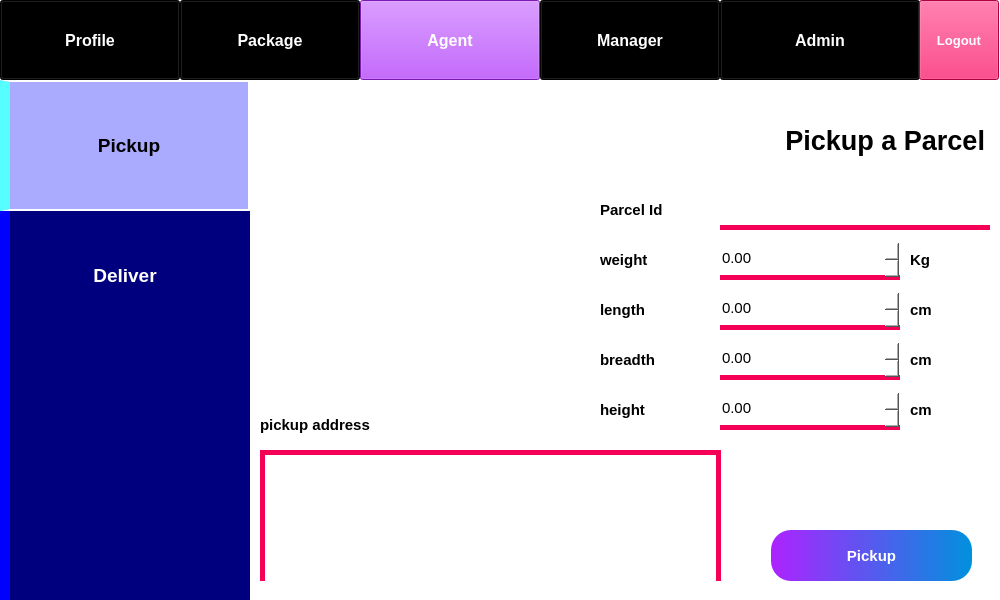
<?xml version="1.0" encoding="UTF-8"?>
<ui version="4.0">
 <class>MainWindow</class>
 <widget class="QMainWindow" name="MainWindow">
  <property name="geometry">
   <rect>
    <x>0</x>
    <y>0</y>
    <width>1000</width>
    <height>600</height>
   </rect>
  </property>
  <property name="windowTitle">
   <string>Pickup Parcel</string>
  </property>
  <property name="windowIcon">
   <iconset>
    <normaloff>../images/PMS logo.PNG</normaloff>../images/PMS logo.PNG</iconset>
  </property>
  <property name="styleSheet">
   <string notr="true">background-color: rgb(255, 255, 255);</string>
  </property>
  <widget class="QWidget" name="centralwidget">
   <widget class="QPushButton" name="pushButton">
    <property name="geometry">
     <rect>
      <x>0</x>
      <y>0</y>
      <width>180</width>
      <height>80</height>
     </rect>
    </property>
    <property name="font">
     <font>
      <pointsize>12</pointsize>
      <weight>75</weight>
      <bold>true</bold>
     </font>
    </property>
    <property name="styleSheet">
     <string notr="true">background-color: rgb(0, 0, 0);
color: rgb(255, 255, 255);</string>
    </property>
    <property name="text">
     <string>Profile</string>
    </property>
   </widget>
   <widget class="QPushButton" name="pushButton_2">
    <property name="geometry">
     <rect>
      <x>180</x>
      <y>0</y>
      <width>180</width>
      <height>80</height>
     </rect>
    </property>
    <property name="font">
     <font>
      <pointsize>12</pointsize>
      <weight>75</weight>
      <bold>true</bold>
     </font>
    </property>
    <property name="styleSheet">
     <string notr="true">background-color: rgb(0, 0, 0);
color: rgb(255, 255, 255);</string>
    </property>
    <property name="text">
     <string>Package</string>
    </property>
   </widget>
   <widget class="QPushButton" name="pushButton_3">
    <property name="geometry">
     <rect>
      <x>360</x>
      <y>0</y>
      <width>180</width>
      <height>80</height>
     </rect>
    </property>
    <property name="font">
     <font>
      <pointsize>12</pointsize>
      <weight>75</weight>
      <bold>true</bold>
     </font>
    </property>
    <property name="styleSheet">
     <string notr="true">background-color: rgb(173, 35, 255);
color: rgb(255, 255, 255);</string>
    </property>
    <property name="text">
     <string>Agent</string>
    </property>
   </widget>
   <widget class="QPushButton" name="pushButton_4">
    <property name="geometry">
     <rect>
      <x>540</x>
      <y>0</y>
      <width>180</width>
      <height>80</height>
     </rect>
    </property>
    <property name="font">
     <font>
      <pointsize>12</pointsize>
      <weight>75</weight>
      <bold>true</bold>
     </font>
    </property>
    <property name="styleSheet">
     <string notr="true">background-color: rgb(0, 0, 0);
color: rgb(255, 255, 255);</string>
    </property>
    <property name="text">
     <string>Manager</string>
    </property>
   </widget>
   <widget class="QPushButton" name="pushButton_5">
    <property name="geometry">
     <rect>
      <x>720</x>
      <y>0</y>
      <width>200</width>
      <height>80</height>
     </rect>
    </property>
    <property name="font">
     <font>
      <pointsize>12</pointsize>
      <weight>75</weight>
      <bold>true</bold>
     </font>
    </property>
    <property name="styleSheet">
     <string notr="true">background-color: rgb(0, 0, 0);
color: rgb(255, 255, 255);</string>
    </property>
    <property name="text">
     <string>Admin</string>
    </property>
   </widget>
   <widget class="QPushButton" name="pushButton_6">
    <property name="geometry">
     <rect>
      <x>771</x>
      <y>530</y>
      <width>201</width>
      <height>51</height>
     </rect>
    </property>
    <property name="font">
     <font>
      <pointsize>11</pointsize>
      <weight>75</weight>
      <bold>true</bold>
     </font>
    </property>
    <property name="styleSheet">
     <string notr="true">background-color: qlineargradient(spread:pad, x1:0, y1:0, x2:1, y2:0, stop:0 rgba(173, 35, 255, 255), stop:1 rgba(0, 145, 221, 255));
color: rgb(255, 255, 255);
border-radius: 20px;</string>
    </property>
    <property name="text">
     <string>Pickup</string>
    </property>
   </widget>
   <widget class="QPushButton" name="pushButton_7">
    <property name="geometry">
     <rect>
      <x>919</x>
      <y>0</y>
      <width>80</width>
      <height>80</height>
     </rect>
    </property>
    <property name="font">
     <font>
      <pointsize>10</pointsize>
      <weight>75</weight>
      <bold>true</bold>
     </font>
    </property>
    <property name="styleSheet">
     <string notr="true">background-color: rgb(245, 0, 87);
color: rgb(255, 255, 255);</string>
    </property>
    <property name="text">
     <string>Logout</string>
    </property>
   </widget>
   <widget class="QLabel" name="label">
    <property name="geometry">
     <rect>
      <x>0</x>
      <y>80</y>
      <width>250</width>
      <height>520</height>
     </rect>
    </property>
    <property name="styleSheet">
     <string notr="true">background-color: rgb(0, 0, 127);
border-left: 10px solid rgb(0, 0, 255);</string>
    </property>
    <property name="text">
     <string/>
    </property>
   </widget>
   <widget class="QPushButton" name="pushButton_8">
    <property name="geometry">
     <rect>
      <x>0</x>
      <y>80</y>
      <width>250</width>
      <height>131</height>
     </rect>
    </property>
    <property name="font">
     <font>
      <pointsize>14</pointsize>
      <weight>75</weight>
      <bold>true</bold>
     </font>
    </property>
    <property name="styleSheet">
     <string notr="true">background-color: rgb(170, 170, 255);
color: rgb(0, 0, 0);
border: 2px solid white;
border-left: 10px solid rgb(85, 255, 255);</string>
    </property>
    <property name="text">
     <string>Pickup</string>
    </property>
    <property name="flat">
     <bool>true</bool>
    </property>
   </widget>
   <widget class="QPushButton" name="pushButton_9">
    <property name="geometry">
     <rect>
      <x>0</x>
      <y>210</y>
      <width>250</width>
      <height>131</height>
     </rect>
    </property>
    <property name="font">
     <font>
      <pointsize>14</pointsize>
      <weight>75</weight>
      <bold>true</bold>
     </font>
    </property>
    <property name="styleSheet">
     <string notr="true">background-color: rgb(0, 0, 127);
color: rgb(255, 255, 255);
border-left: 10px solid rgb(0, 0, 255);</string>
    </property>
    <property name="text">
     <string>Deliver</string>
    </property>
    <property name="flat">
     <bool>true</bool>
    </property>
   </widget>
   <widget class="QLabel" name="label_2">
    <property name="geometry">
     <rect>
      <x>660</x>
      <y>100</y>
      <width>340</width>
      <height>81</height>
     </rect>
    </property>
    <property name="font">
     <font>
      <pointsize>20</pointsize>
      <weight>75</weight>
      <bold>true</bold>
     </font>
    </property>
    <property name="text">
     <string>Pickup a Parcel  </string>
    </property>
    <property name="alignment">
     <set>Qt::AlignRight|Qt::AlignTrailing|Qt::AlignVCenter</set>
    </property>
   </widget>
   <widget class="QLabel" name="label_5">
    <property name="geometry">
     <rect>
      <x>250</x>
      <y>80</y>
      <width>341</width>
      <height>311</height>
     </rect>
    </property>
    <property name="text">
     <string/>
    </property>
    <property name="pixmap">
     <pixmap>../images/agent pickup.png</pixmap>
    </property>
    <property name="scaledContents">
     <bool>true</bool>
    </property>
   </widget>
   <widget class="QLabel" name="label_3">
    <property name="geometry">
     <rect>
      <x>600</x>
      <y>240</y>
      <width>101</width>
      <height>40</height>
     </rect>
    </property>
    <property name="font">
     <font>
      <pointsize>11</pointsize>
      <weight>75</weight>
      <bold>true</bold>
     </font>
    </property>
    <property name="text">
     <string>weight</string>
    </property>
   </widget>
   <widget class="QLabel" name="label_4">
    <property name="geometry">
     <rect>
      <x>600</x>
      <y>290</y>
      <width>101</width>
      <height>40</height>
     </rect>
    </property>
    <property name="font">
     <font>
      <pointsize>11</pointsize>
      <weight>75</weight>
      <bold>true</bold>
     </font>
    </property>
    <property name="text">
     <string>length</string>
    </property>
   </widget>
   <widget class="QLabel" name="label_6">
    <property name="geometry">
     <rect>
      <x>600</x>
      <y>340</y>
      <width>101</width>
      <height>40</height>
     </rect>
    </property>
    <property name="font">
     <font>
      <pointsize>11</pointsize>
      <weight>75</weight>
      <bold>true</bold>
     </font>
    </property>
    <property name="text">
     <string>breadth</string>
    </property>
   </widget>
   <widget class="QLabel" name="label_7">
    <property name="geometry">
     <rect>
      <x>600</x>
      <y>390</y>
      <width>101</width>
      <height>40</height>
     </rect>
    </property>
    <property name="font">
     <font>
      <pointsize>11</pointsize>
      <weight>75</weight>
      <bold>true</bold>
     </font>
    </property>
    <property name="text">
     <string>height</string>
    </property>
   </widget>
   <widget class="QLabel" name="label_8">
    <property name="geometry">
     <rect>
      <x>260</x>
      <y>410</y>
      <width>181</width>
      <height>30</height>
     </rect>
    </property>
    <property name="font">
     <font>
      <pointsize>11</pointsize>
      <weight>75</weight>
      <bold>true</bold>
     </font>
    </property>
    <property name="text">
     <string>pickup address</string>
    </property>
   </widget>
   <widget class="QTextEdit" name="textEdit">
    <property name="geometry">
     <rect>
      <x>260</x>
      <y>450</y>
      <width>461</width>
      <height>131</height>
     </rect>
    </property>
    <property name="styleSheet">
     <string notr="true">border: 5px solid rgb(245, 0, 87);
border-bottom: none;</string>
    </property>
   </widget>
   <widget class="QLabel" name="label_9">
    <property name="geometry">
     <rect>
      <x>910</x>
      <y>240</y>
      <width>50</width>
      <height>40</height>
     </rect>
    </property>
    <property name="font">
     <font>
      <pointsize>11</pointsize>
      <weight>75</weight>
      <bold>true</bold>
     </font>
    </property>
    <property name="text">
     <string>Kg</string>
    </property>
   </widget>
   <widget class="QLabel" name="label_10">
    <property name="geometry">
     <rect>
      <x>910</x>
      <y>290</y>
      <width>50</width>
      <height>40</height>
     </rect>
    </property>
    <property name="font">
     <font>
      <pointsize>11</pointsize>
      <weight>75</weight>
      <bold>true</bold>
     </font>
    </property>
    <property name="text">
     <string>cm</string>
    </property>
   </widget>
   <widget class="QLabel" name="label_11">
    <property name="geometry">
     <rect>
      <x>910</x>
      <y>340</y>
      <width>50</width>
      <height>40</height>
     </rect>
    </property>
    <property name="font">
     <font>
      <pointsize>11</pointsize>
      <weight>75</weight>
      <bold>true</bold>
     </font>
    </property>
    <property name="text">
     <string>cm</string>
    </property>
   </widget>
   <widget class="QLabel" name="label_12">
    <property name="geometry">
     <rect>
      <x>910</x>
      <y>390</y>
      <width>50</width>
      <height>40</height>
     </rect>
    </property>
    <property name="font">
     <font>
      <pointsize>11</pointsize>
      <weight>75</weight>
      <bold>true</bold>
     </font>
    </property>
    <property name="text">
     <string>cm</string>
    </property>
   </widget>
   <widget class="QDoubleSpinBox" name="doubleSpinBox">
    <property name="geometry">
     <rect>
      <x>720</x>
      <y>240</y>
      <width>180</width>
      <height>40</height>
     </rect>
    </property>
    <property name="font">
     <font>
      <pointsize>11</pointsize>
     </font>
    </property>
    <property name="styleSheet">
     <string notr="true">border: none;
border-bottom: 5px solid rgb(245, 0, 87);</string>
    </property>
   </widget>
   <widget class="QDoubleSpinBox" name="doubleSpinBox_2">
    <property name="geometry">
     <rect>
      <x>720</x>
      <y>290</y>
      <width>180</width>
      <height>40</height>
     </rect>
    </property>
    <property name="font">
     <font>
      <pointsize>11</pointsize>
     </font>
    </property>
    <property name="styleSheet">
     <string notr="true">border: none;
border-bottom: 5px solid rgb(245, 0, 87);</string>
    </property>
   </widget>
   <widget class="QDoubleSpinBox" name="doubleSpinBox_3">
    <property name="geometry">
     <rect>
      <x>720</x>
      <y>340</y>
      <width>180</width>
      <height>40</height>
     </rect>
    </property>
    <property name="font">
     <font>
      <pointsize>11</pointsize>
     </font>
    </property>
    <property name="styleSheet">
     <string notr="true">border: none;
border-bottom: 5px solid rgb(245, 0, 87);</string>
    </property>
   </widget>
   <widget class="QDoubleSpinBox" name="doubleSpinBox_4">
    <property name="geometry">
     <rect>
      <x>720</x>
      <y>390</y>
      <width>180</width>
      <height>40</height>
     </rect>
    </property>
    <property name="font">
     <font>
      <pointsize>11</pointsize>
     </font>
    </property>
    <property name="styleSheet">
     <string notr="true">border: none;
border-bottom: 5px solid rgb(245, 0, 87);</string>
    </property>
   </widget>
   <widget class="QLabel" name="label_13">
    <property name="geometry">
     <rect>
      <x>600</x>
      <y>190</y>
      <width>101</width>
      <height>40</height>
     </rect>
    </property>
    <property name="font">
     <font>
      <pointsize>11</pointsize>
      <weight>75</weight>
      <bold>true</bold>
     </font>
    </property>
    <property name="text">
     <string>Parcel Id</string>
    </property>
   </widget>
   <widget class="QLineEdit" name="lineEdit">
    <property name="geometry">
     <rect>
      <x>720</x>
      <y>190</y>
      <width>270</width>
      <height>40</height>
     </rect>
    </property>
    <property name="styleSheet">
     <string notr="true">border: none;
border-bottom: 5px solid rgb(245, 0, 87);</string>
    </property>
   </widget>
   <zorder>pushButton</zorder>
   <zorder>pushButton_2</zorder>
   <zorder>pushButton_3</zorder>
   <zorder>pushButton_4</zorder>
   <zorder>pushButton_5</zorder>
   <zorder>pushButton_6</zorder>
   <zorder>pushButton_7</zorder>
   <zorder>label</zorder>
   <zorder>pushButton_8</zorder>
   <zorder>pushButton_9</zorder>
   <zorder>label_5</zorder>
   <zorder>label_2</zorder>
   <zorder>label_3</zorder>
   <zorder>label_4</zorder>
   <zorder>label_6</zorder>
   <zorder>label_7</zorder>
   <zorder>label_8</zorder>
   <zorder>textEdit</zorder>
   <zorder>label_9</zorder>
   <zorder>label_10</zorder>
   <zorder>label_11</zorder>
   <zorder>label_12</zorder>
   <zorder>doubleSpinBox</zorder>
   <zorder>doubleSpinBox_2</zorder>
   <zorder>doubleSpinBox_3</zorder>
   <zorder>doubleSpinBox_4</zorder>
   <zorder>label_13</zorder>
   <zorder>lineEdit</zorder>
  </widget>
 </widget>
 <resources/>
 <connections/>
</ui>
